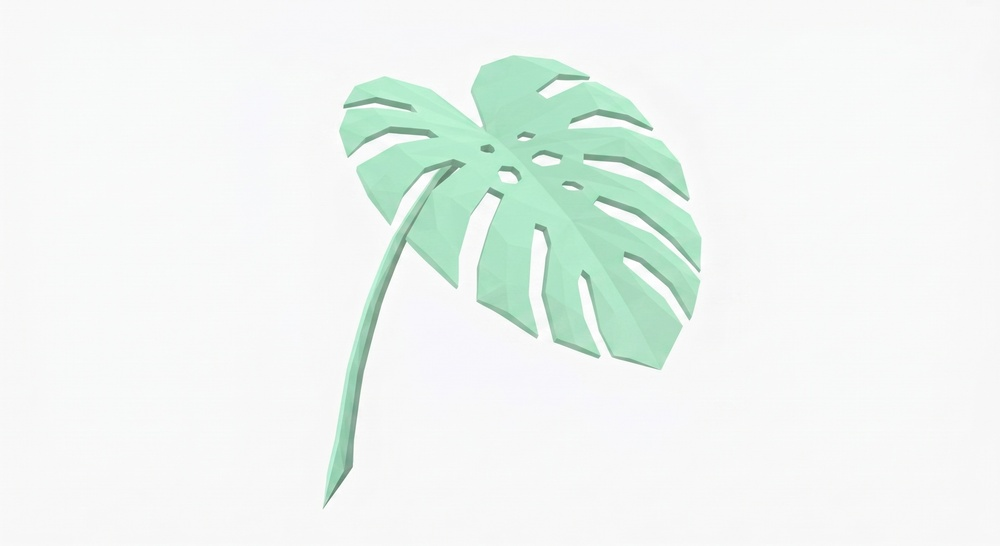
#> input picture assets/existing/_dupes/Gemini_Generated_Image_hc1lc4hc1lc4hc1l.jpg, 1000 x 546 px, shrunk from 2814 x 1536 before the run
$ python cut_bg_alpha.py ../../assets/existing/_dupes/Gemini_Generated_Image_hc1lc4hc1lc4hc1l.jpg
#> lines starting #> are read from the running program, lines starting #| are printed output that depends on the picture; after the words box and inside, x2 and y2 are one past the last pixel; in counts of white or black regions, pixels touching at a corner belong together
#!/usr/bin/env python3
"""원화의 «배경»을 도려내 투명 PNG 로 낸다 — Meshy 가 «액자»를 굽지 않게.

⛔ 왜 있나 (2026-09-07)
  맨몸 4뷰를 Meshy multi_image_to_3d 에 넣었더니 ⇒ ★ 사람이 «액자 판에 붙은 부조»로 나왔다.
  [char] 가 3/4 각도로 찍어 찾았다 — 거대한 판 위에 사람이 박혀 있고, 그 판이 뼈에 물려
  클립을 따라 «망토»처럼 휘둘렀다. 그리고 그 판 때문에 pose estimation 이 사람 꼴을 못 찾아
  a-pose 리깅이 422 로 거절당했다.
  ⇒ ★★ Meshy 는 원화를 «물체 사진»이 아니라 «그림이 놓인 면»으로 읽는다.
     배경이 완전한 단색이 아니면(스튜디오 바닥선·벽·그늘·비네팅) 그것을 «물체»로 본다.

★ 그래서 «크레딧 0» 으로 위에서 막는다: 가장자리에서 퍼져 나가며 배경을 지우고 알파를 준다.
  ⇒ 임계로 흰색을 전부 지우면 «흰 옷·흰 눈알»이 뚫린다([char] derive3.py:162 가 그 사고를 적어 뒀다).
    그래서 «가장자리에서 이어진 것»만 지운다. 안쪽 밝은 데는 안 건드린다.

쓰기
  python tools/char/cut_bg_alpha.py <들어온.png> [나갈.png] [--tol 26] [--feather 1]
  ⇒ 나갈 이름을 안 주면 <들어온>_cut.png

⚠ 이 자가 «안» 하는 것
  · 물체 안쪽의 밝은 자리를 지우지 않는다(일부러)
  · 그림자를 «물체의 일부»로 볼지 «배경»으로 볼지는 tol 이 정한다. 진한 그림자는 남을 수 있다
  ⇒ ★ 낸 뒤 반드시 «열어 보고» 넣어라. 다 도려냈는지는 눈으로만 안다.
"""
import sys
from collections import deque

import numpy as np
from PIL import Image


def cut(src: str, dst: str, tol: int = 26, feather: int = 1) -> dict:
#> called with tol = 26, feather = 1
    im = Image.open(src).convert("RGBA")
    a = np.array(im)
    h, w = a.shape[:2]
#> h = 546; w = 1000
    rgb = a[:, :, :3].astype(np.int16)

    # 네 모서리의 평균을 «배경색»으로 삼는다 — 한 점만 보면 얼룩에 속는다
    k = max(2, min(h, w) // 100)
#> k = 5
    corners = np.concatenate([
        rgb[:k, :k].reshape(-1, 3), rgb[:k, -k:].reshape(-1, 3),
        rgb[-k:, :k].reshape(-1, 3), rgb[-k:, -k:].reshape(-1, 3),
    ])
#> corners = 100 rows, first 8: [248, 248, 248], [248, 248, 248], [248, 248, 248], [248, 248, 248], [248, 248, 248], [249, 249, 249], [248, 248, 248], [248, 248, 248]
    bg = corners.mean(axis=0)
#> bg = [247.5, 247.5, 247.5]

    near = (np.abs(rgb - bg).max(axis=2) <= tol)
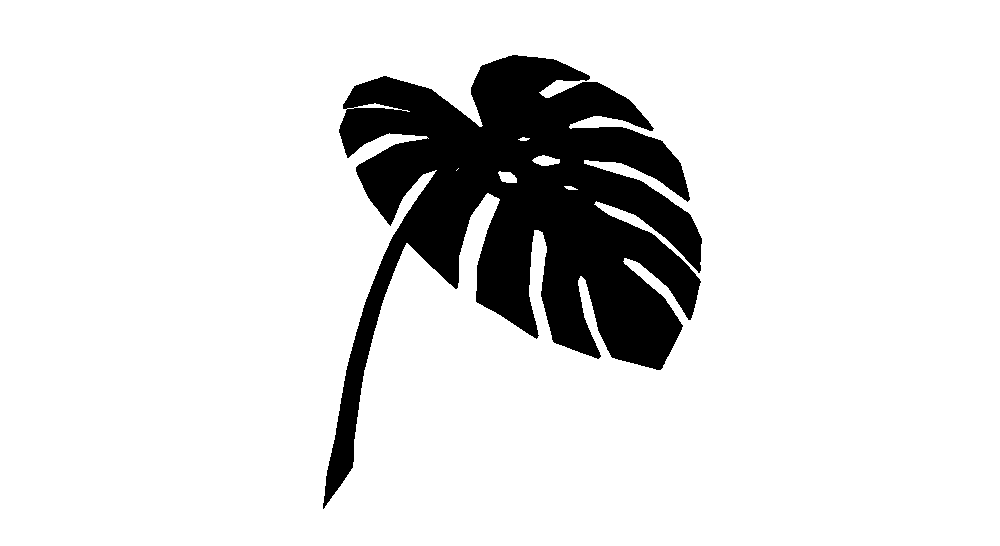
#> near: shape (546, 1000) bool; 87.2% white; 1 black region, box (x1, y1, x2, y2) and area: (323, 55, 702, 509) 69946

    # ★ 가장자리에서 «이어진» 것만 지운다 (flood fill). 안쪽 밝은 데는 남는다
    seen = np.zeros((h, w), dtype=bool)
    q = deque()
    for x in range(w):
        for y in (0, h - 1):
            if near[y, x] and not seen[y, x]:
                seen[y, x] = True
                q.append((y, x))
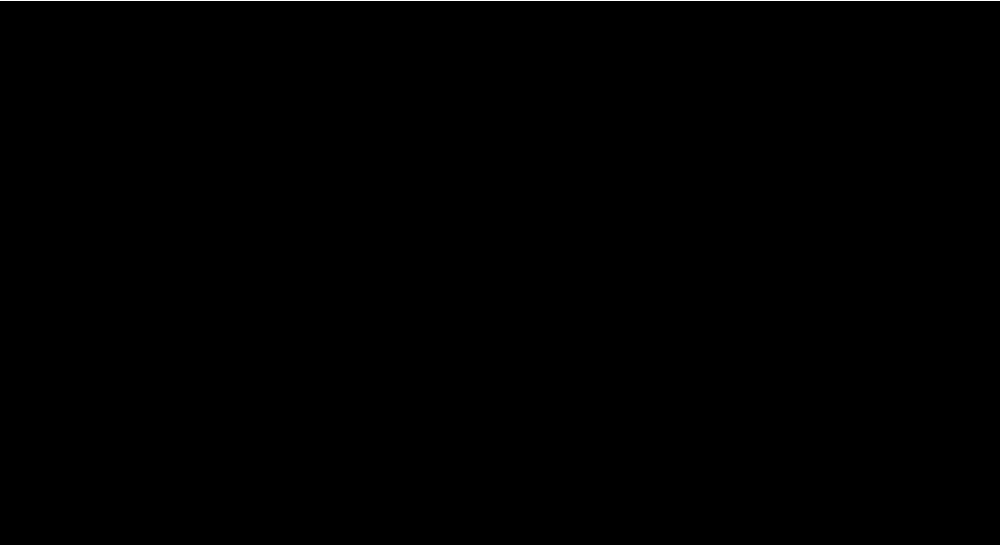
#> seen: shape (546, 1000) bool; 0.37% white in thin lines or dots
    for y in range(h):
        for x in (0, w - 1):
            if near[y, x] and not seen[y, x]:
                seen[y, x] = True
                q.append((y, x))
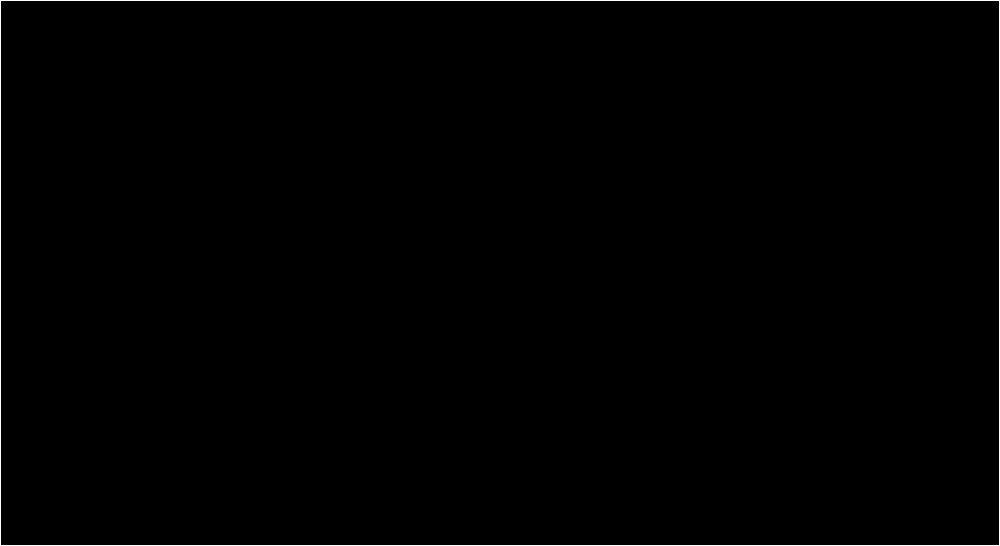
#> seen: shape (546, 1000) bool; 0.57% white in thin lines or dots
    while q:
        y, x = q.popleft()
        for dy, dx in ((1, 0), (-1, 0), (0, 1), (0, -1)):
            ny, nx = y + dy, x + dx
            if 0 <= ny < h and 0 <= nx < w and near[ny, nx] and not seen[ny, nx]:
                seen[ny, nx] = True
                q.append((ny, nx))
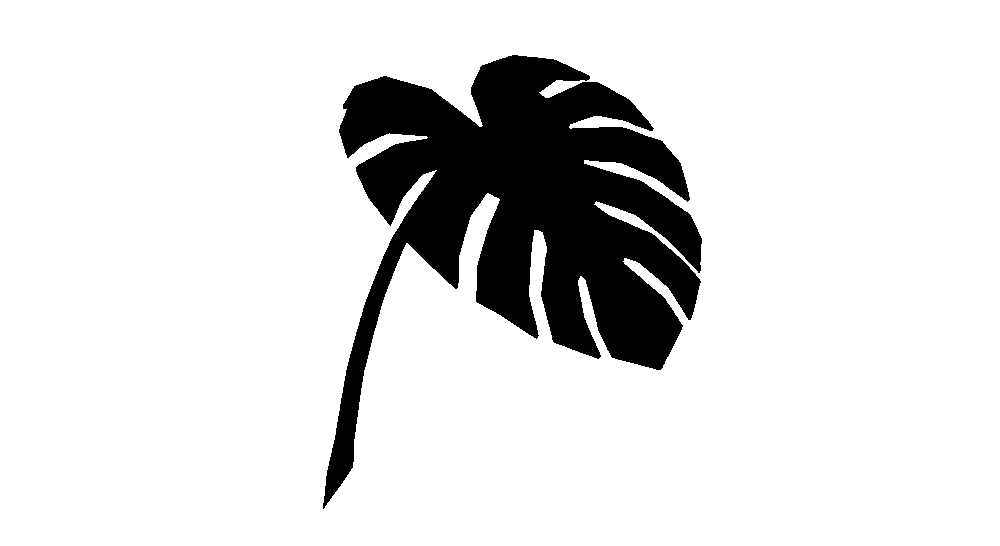
#> seen: shape (546, 1000) bool; 87.1% white; 1 black region, box (x1, y1, x2, y2) and area: (323, 55, 702, 509) 70530

    alpha = np.where(seen, 0, 255).astype(np.uint8)

    # 테두리 한 겹만 부드럽게 — 안 하면 계단이 3D 에 그대로 새겨진다
    for _ in range(max(0, feather)):
        p = alpha.astype(np.float32)
        blur = (p + np.roll(p, 1, 0) + np.roll(p, -1, 0) + np.roll(p, 1, 1) + np.roll(p, -1, 1)) / 5.0
        edge = (alpha > 0) & (
            (np.roll(alpha, 1, 0) == 0) | (np.roll(alpha, -1, 0) == 0)
            | (np.roll(alpha, 1, 1) == 0) | (np.roll(alpha, -1, 1) == 0)
        )
        alpha = np.where(edge, blur.astype(np.uint8), alpha)
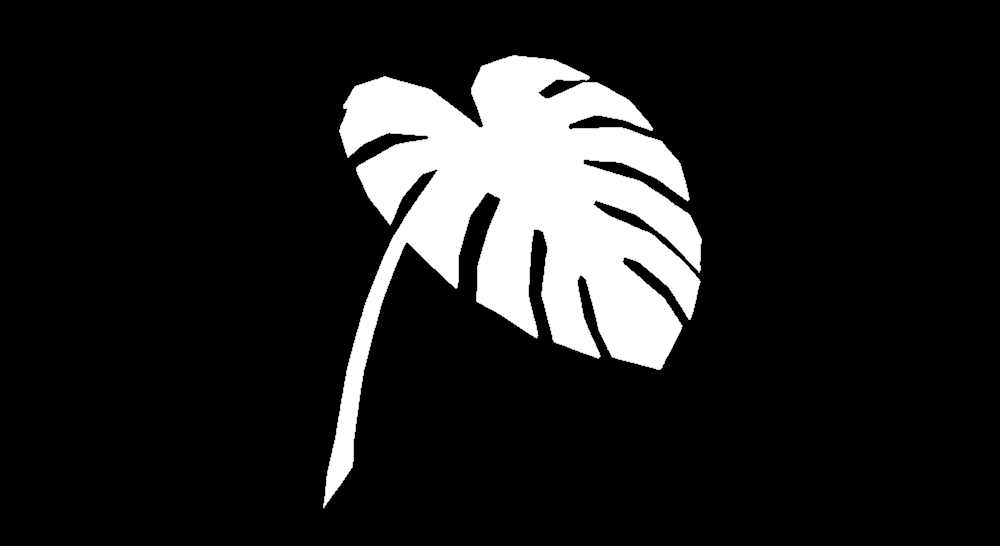
#> alpha: shape (546, 1000); min 0, max 255, mean 32.5
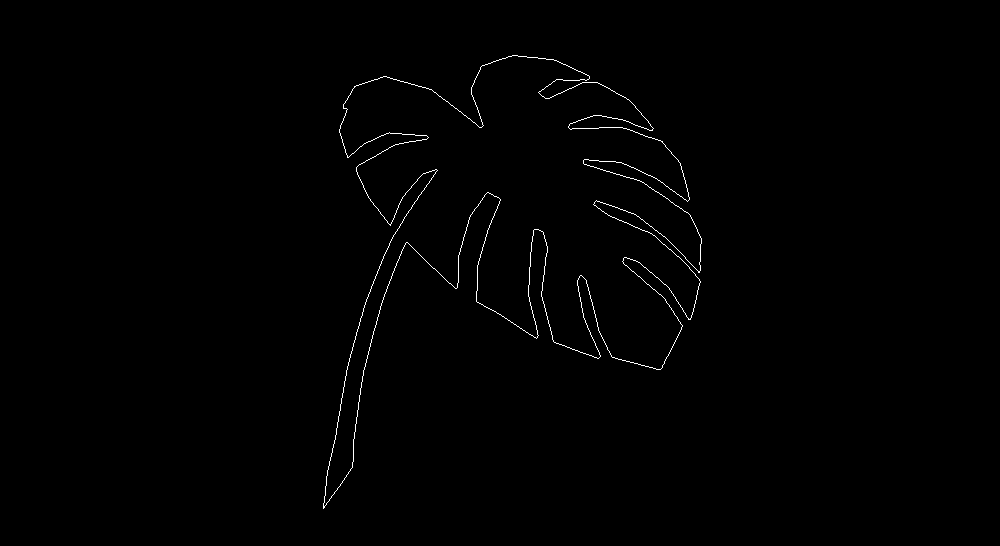
#> edge: shape (546, 1000) bool; 0.59% white in thin lines or dots, all inside (x1, y1, x2, y2) = (323, 55, 702, 509)

    a[:, :, 3] = alpha
    Image.fromarray(a, "RGBA").save(dst)

    kept = int((alpha > 0).sum())
#> kept = 70530
    return {"배경색": [round(float(v)) for v in bg], "남은 화소": kept,
            "남은 몫": round(100.0 * kept / (h * w), 2), "크기": [w, h]}


if __name__ == "__main__":
    args = [x for x in sys.argv[1:] if not x.startswith("--")]
    opts = {a.split("=")[0]: a.split("=")[1] for a in sys.argv[1:] if a.startswith("--") and "=" in a}
    if not args:
        print(__doc__)
        raise SystemExit(2)
    src = args[0]
    dst = args[1] if len(args) > 1 else src.rsplit(".", 1)[0] + "_cut.png"
    r = cut(src, dst, tol=int(opts.get("--tol", 26)), feather=int(opts.get("--feather", 1)))
#> r = {'배경색': [248, 248, 248], '남은 화소': 70530, '남은 몫': 12.92, '크기': [1000, 546]}
    print(f"{src} -> {dst}  {r}")
#> (printed output is left out)

$ run again, on assets/existing/thumbs/kling_20260718_IMAGE_같은_스타일_모양__2749_3.jpg
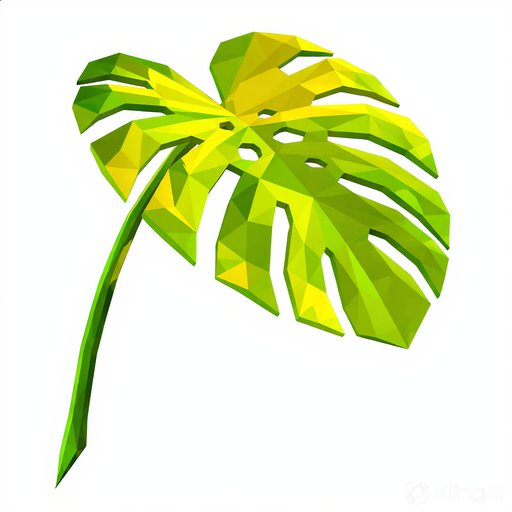
#> input picture assets/existing/thumbs/kling_20260718_IMAGE_같은_스타일_모양__2749_3.jpg, 512 x 512 px
#> corners = 100 rows, first 8: [147, 147, 147], [203, 203, 203], [252, 252, 252], [255, 255, 255], [250, 250, 250], [255, 255, 255], [255, 255, 255], [255, 255, 255]
#> bg = [252.3, 252.3, 252.3]
#> in cut, `near = (np.abs(rgb - bg).max(axis=2) <= tol)`:
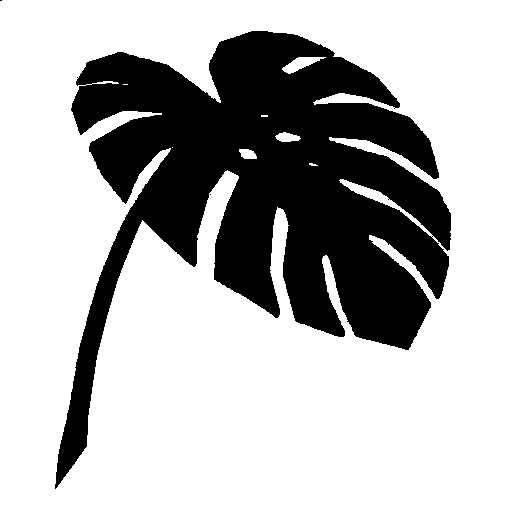
#> near: shape (512, 512) bool; 71.1% white; 3 black regions (2 under 20 px), largest, box (x1, y1, x2, y2) and area: (55, 31, 451, 489) 75805
#> after the loop in cut, `for _ in range(max(0, feather)):`:
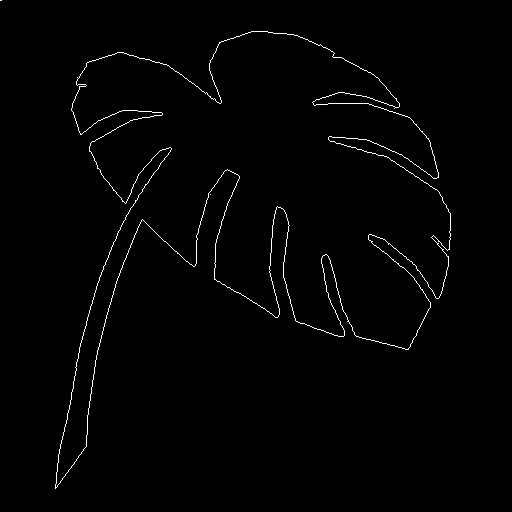
#> edge: shape (512, 512) bool; 1.2% white in thin lines or dots, all inside (x1, y1, x2, y2) = (0, 0, 451, 489)
#> r = {'배경색': [252, 252, 252], '남은 화소': 77209, '남은 몫': 29.45, '크기': [512, 512]}
#> (printed output is left out)

$ run again, on assets/existing/thumbs/kling_20260718_IMAGE_같은_스타일_모양__2766_0_v1.jpg
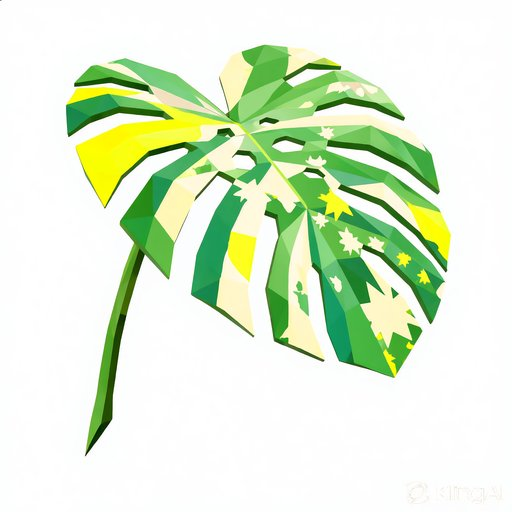
#> input picture assets/existing/thumbs/kling_20260718_IMAGE_같은_스타일_모양__2766_0_v1.jpg, 512 x 512 px
#> corners = 100 rows, first 8: [143, 143, 143], [201, 201, 201], [252, 252, 252], [255, 255, 255], [252, 252, 252], [254, 254, 254], [255, 255, 255], [255, 255, 255]
#> bg = [251, 252.5, 252]
#> in cut, `near = (np.abs(rgb - bg).max(axis=2) <= tol)`:
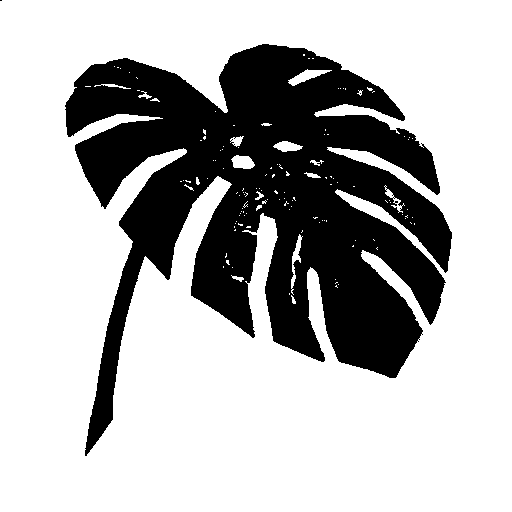
#> near: shape (512, 512) bool; 71.1% white; 3 black regions (2 under 20 px), largest, box (x1, y1, x2, y2) and area: (65, 44, 452, 456) 75659
#> after the loop in cut, `for _ in range(max(0, feather)):`:
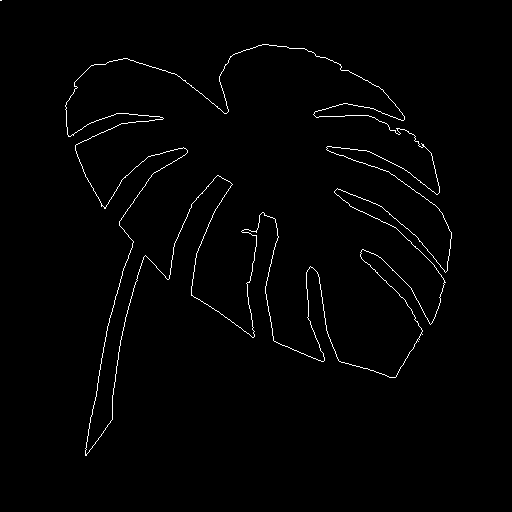
#> edge: shape (512, 512) bool; 1.3% white in thin lines or dots, all inside (x1, y1, x2, y2) = (0, 0, 452, 456)
#> r = {'배경색': [251, 252, 252], '남은 화소': 77607, '남은 몫': 29.6, '크기': [512, 512]}
#> (printed output is left out)
